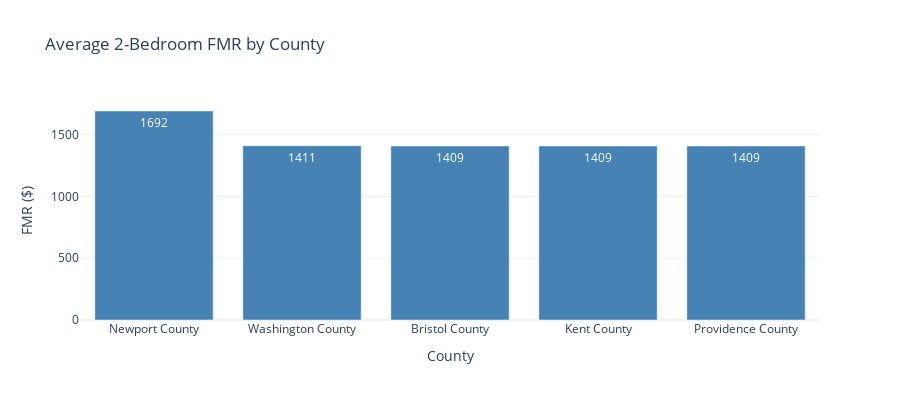

Notebook code cell kept with this figure:
### Markdown cell above
## 8. Compare Counties

Analyze FMR differences across counties.

### Code cell
if 'ri_fmrs' in locals() and not ri_fmrs.empty:
    # Get county data (exclude metros)
    county_data = ri_fmrs[ri_fmrs['county_name'].notna()].copy()
    
    if not county_data.empty:
        # Group by county and get average FMRs
        county_comparison = county_data.groupby('county_name').agg({
            'fmr_2br': ['mean', 'min', 'max', 'count']
        }).round(0)
        
        county_comparison.columns = ['Avg 2BR', 'Min 2BR', 'Max 2BR', 'Areas']
        county_comparison = county_comparison.sort_values('Avg 2BR', ascending=False)
        
        print("📊 County Comparison (2BR FMRs):")
        print(county_comparison)
        
        # Visualize
        fig = go.Figure()
        
        fig.add_trace(go.Bar(
            x=county_comparison.index,
            y=county_comparison['Avg 2BR'],
            text=county_comparison['Avg 2BR'].astype(int),
            textposition='auto',
            marker_color='steelblue',
            name='Average 2BR FMR'
        ))
        
        fig.update_layout(
            title='Average 2-Bedroom FMR by County',
            xaxis_title='County',
            yaxis_title='FMR ($)',
            height=400,
            template='plotly_white'
        )
        
        fig.show()
    else:
        print("No county data available")
else:
    print("⚠️  No data available. Run cell 2 first to fetch FMR data.")

### Figure 1 — Plotly figure (JSON) as saved in the notebook; plotly's stock layout.template omitted (floating-point values rounded to 4 significant figures)
{"data": [{"marker": {"color": "steelblue"}, "name": "Average 2BR FMR", "text": [1692.0, 1411.0, 1409.0, 1409.0, 1409.0], "textposition": "auto", "type": "bar", "x": ["Newport County", "Washington County", "Bristol County", "Kent County", "Providence County"], "y": [1692.0, 1411.0, 1409.0, 1409.0, 1409.0]}], "layout": {"height": 400, "title": {"text": "Average 2-Bedroom FMR by County"}, "xaxis": {"title": {"text": "County"}}, "yaxis": {"title": {"text": "FMR ($)"}}}}
